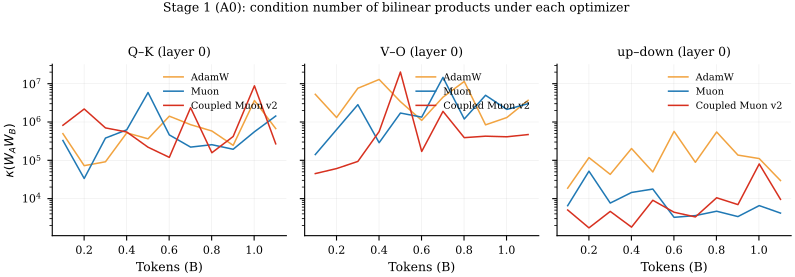

Reproduce this figure in Python.
"""Fig 4 — A0 coupled-pair κ traces for layer 0 (Q-K, V-O, up-down), Coupled vs Muon vs AdamW."""
from __future__ import annotations

import sys
from pathlib import Path

import matplotlib.pyplot as plt
import pandas as pd

sys.path.insert(0, str(Path(__file__).resolve().parent))
from _common import DATA_DIR, OPT_COLOR, OPT_LABEL, OPTIMIZERS, save_fig, setup_mpl


PAIRS = [("qk.0", "Q–K (layer 0)"), ("vo.0", "V–O (layer 0)"), ("updown.0", "up–down (layer 0)")]


def main() -> None:
    setup_mpl()
    h = pd.read_parquet(DATA_DIR / "coupled_muon_A0_repro_history_bestlr_probes.parquet")
    if len(h) == 0:
        print("  empty probe parquet — skipping fig 4")
        return
    s1 = pd.read_parquet(DATA_DIR / "coupled_muon_A0_repro_summary.parquet")

    fig, axes = plt.subplots(1, 3, figsize=(8.2, 2.8), sharey=True)
    for ax, (pair_key, title) in zip(axes, PAIRS):
        metric = f"probe/coupled_pair/{pair_key}/kappa"
        for opt in OPTIMIZERS:
            run_ids = s1[s1["optimizer"] == opt]["run_id"].tolist()
            sub = h[(h["metric"] == metric) & (h["run_id"].isin(run_ids))]
            if len(sub) == 0:
                continue
            sub = sub.sort_values("tokens")
            ax.plot(sub["tokens"] / 1e9, sub["value"], color=OPT_COLOR[opt],
                    lw=1.1, label=OPT_LABEL[opt])
        ax.set_yscale("log")
        ax.set_xlabel("Tokens (B)")
        ax.set_title(title)
        if pair_key == PAIRS[0][0]:
            ax.set_ylabel(r"$\kappa(W_A W_B)$")
        ax.legend(frameon=False, fontsize=7, loc="upper right")
    fig.suptitle("Stage 1 (A0): condition number of bilinear products under each optimizer", y=1.02, fontsize=9)
    fig.tight_layout()
    save_fig(fig, "fig04_stage1_kappa")


if __name__ == "__main__":
    main()
